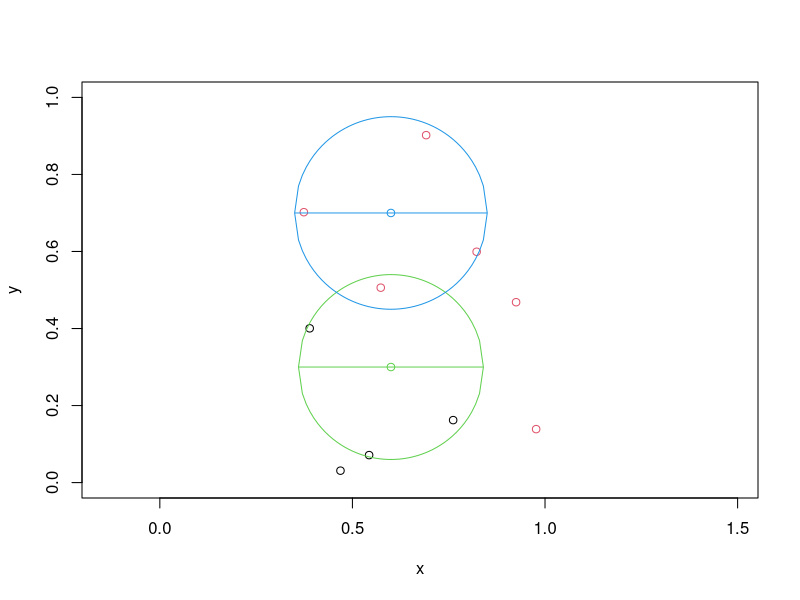
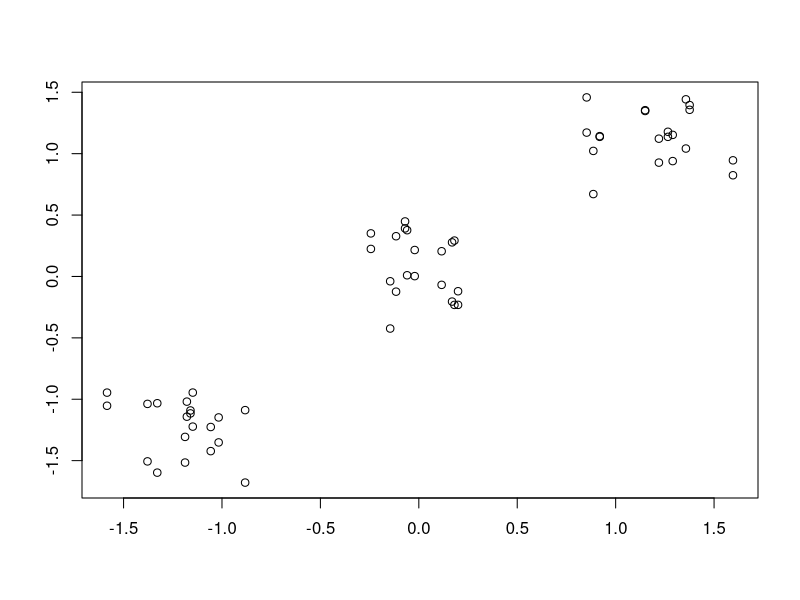
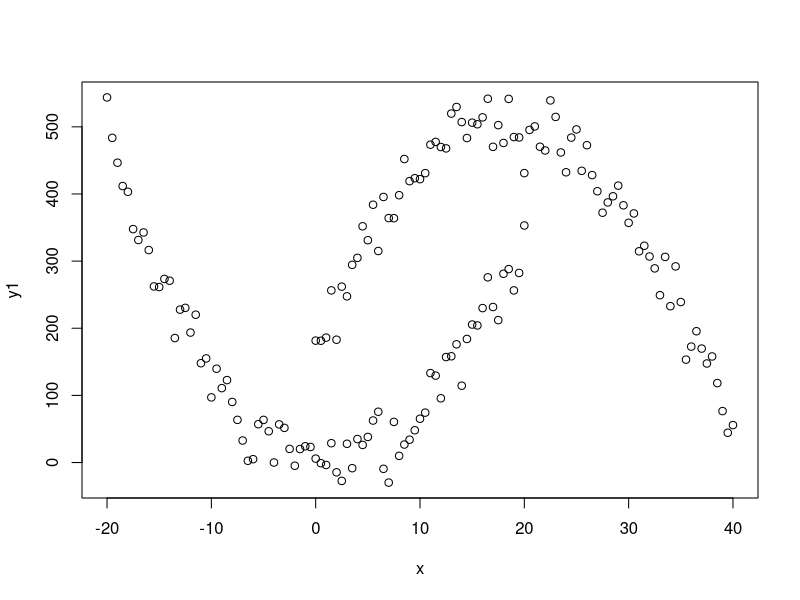
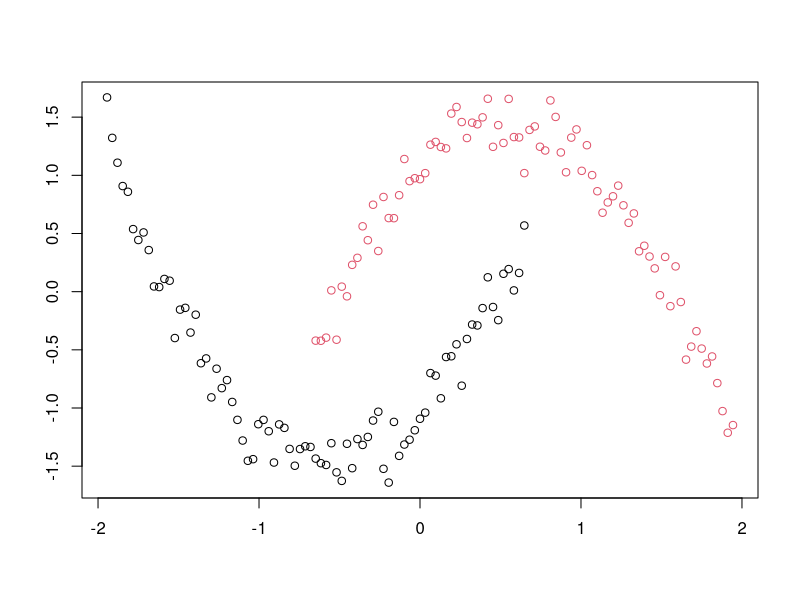
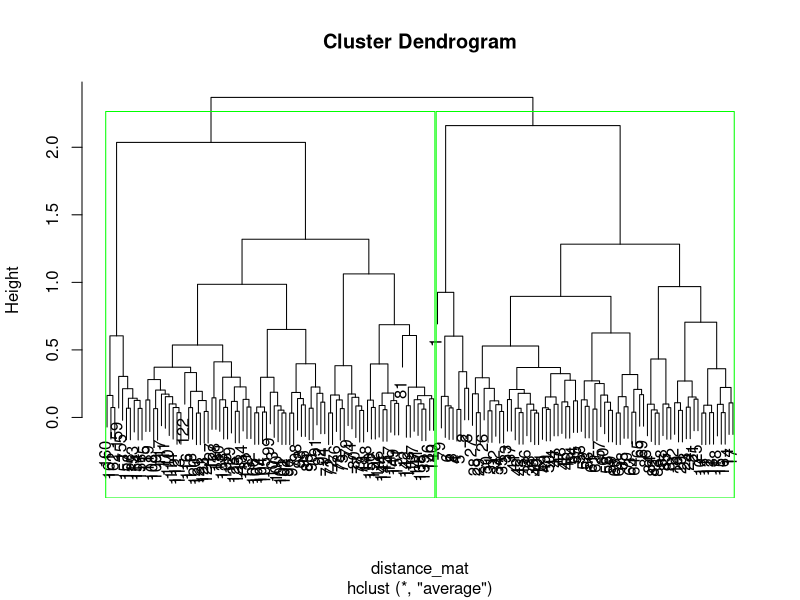
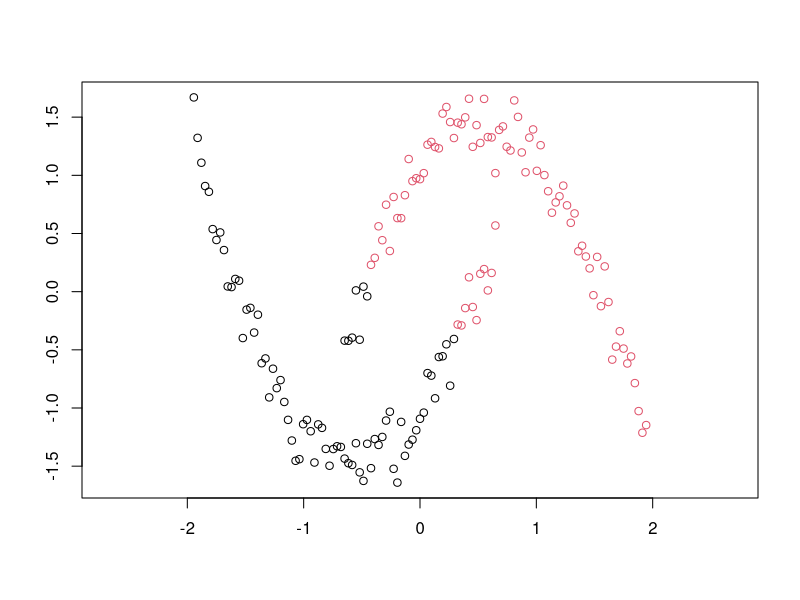
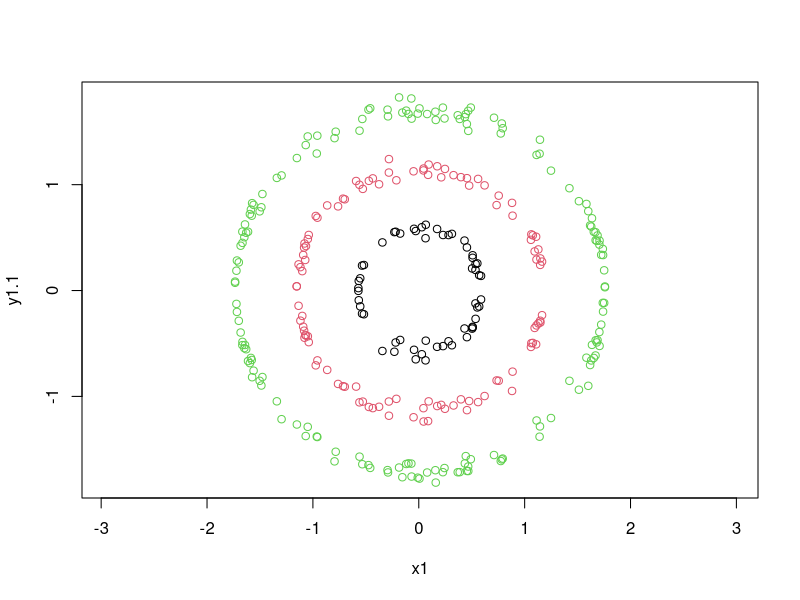
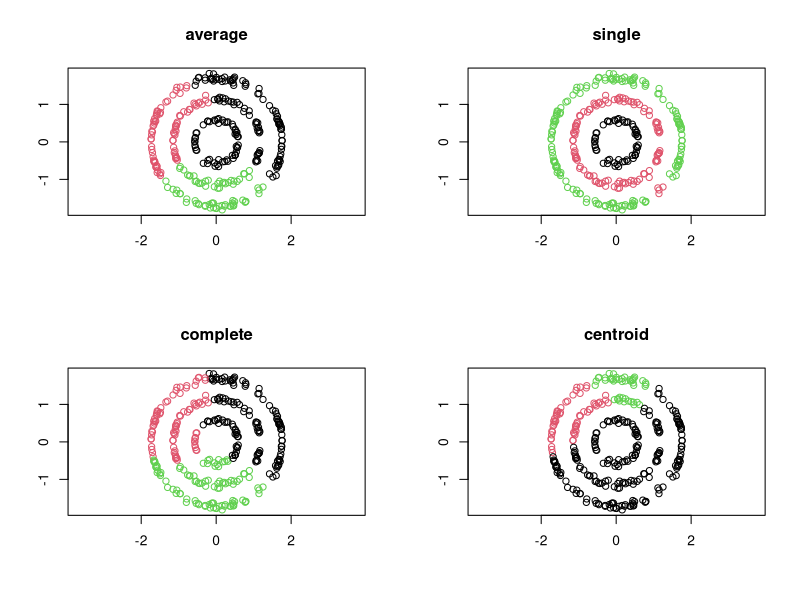

The R source for these figures, in order:
## ---- chunk 1
knitr::opts_chunk$set(echo = TRUE)
## ---- chunk 2
set.seed(47)
x <- c(runif(10,0,1),.6,.6)
y <- c(runif(10,0,1),.3,.7)
labels <- c(rep(1,10),c(3,4))
draw.circle <- function(center.x,center.y,radius,col){
  x <- center.x
  y <- center.y
  r <- radius
  
  circle.x <- seq(x-r,x+r,.01)
  upper.circle.y <- y+sqrt(r^2-(circle.x-x)^2)
  lower.circle.y <- y-sqrt(r^2-(circle.x-x)^2)
  
  upper.circle <- cbind(circle.x,upper.circle.y)
  lower.circle <- cbind(circle.x,lower.circle.y)
  circle <- rbind(upper.circle,lower.circle)
  
  lines(circle,col=col)
}
for(i in 1:10){
  if(x[i]+y[i] > 1) labels[i] <- 2
}
plot(x,y,col=labels,asp=1,ylim=c(0,1))
draw.circle(x[11],y[11],.24,3)
draw.circle(x[12],y[12],.25,4)
## ---- chunk 3
set.seed
d1 <- cbind(rnorm(10),rnorm(20))
d2 <- cbind(rnorm(10,5),rnorm(20,5))
d3 <- cbind(rnorm(10,10),rnorm(20,10))
data <- rbind(d1,d2,d3)
data <- scale(data)
plot(data,xlab='',ylab='')
## ---- chunk 4
set.seed(47)
x <- seq(-20,20,.5)
x1 <- x+20
y1 <- (x-2)^2 + rnorm(length(x),0,30)
y2 <- -(x+2)^2 + 500 + rnorm(length(x),0,30)
data1 <- cbind(x,y1)
data2 <- cbind(x1,y2)
m.data <- rbind(data1,data2)
m.labels <- c(rep(1,length(data1[,1])),rep(2,length(data2[,1])))
plot(x,y1,xlim=c(-20,40),ylim=c(min(y1,y2),max(y1,y2)))
points(x1,y2)
m.data <- scale(m.data)
plot(m.data,col=m.labels,xlab='',ylab='')
## ---- chunk 5
distance_mat <- dist(m.data, method = 'euclidean')
Hierar_cl <- hclust(distance_mat, method = "average")
plot(Hierar_cl)
rect.hclust(Hierar_cl, k = 2, border = "green")
fit <- cutree(Hierar_cl, k = 2)
plot(m.data,col=fit,xlab='',ylab='',asp=1)
## ---- chunk 6
set.seed(4747)
x1 <- c(runif(20,-1,1),seq(-1,-.9,.03),seq(.9,1,.03))
y1.1 <- sqrt(1-x1^2) + rnorm(length(x1),0,.1)
y1.2 <- -sqrt(1-x1^2) + rnorm(length(x1),0,.1)
c.data <- rbind(cbind(x1,y1.1),cbind(x1,y1.2))
x2 <- c(runif(40,-2,2),seq(-2,-1.8,.03),seq(1.8,2,.03))
y2.1 <- sqrt(4-x2^2) + rnorm(length(x2),0,.1)
y2.2 <- -sqrt(4-x2^2) + rnorm(length(x2),0,.1)
c.data <- rbind(c.data,rbind(cbind(x2,y2.1),cbind(x2,y2.2)))
x3 <- c(runif(60,-3,3),seq(-3,-2.7,.03),seq(2.7,3,.03))
y3.1 <- sqrt(9-x3^2) + rnorm(length(x3),0,.1)
y3.2 <- -sqrt(9-x3^2) + rnorm(length(x3),0,.1)
c.data <- rbind(c.data,rbind(cbind(x3,y3.1),cbind(x3,y3.2)))
c.labels <- c(rep(1,2*length(x1)),rep(2,2*length(x2)),rep(3,2*length(x3)))
c.data <- scale(c.data)
plot(c.data,asp=1,col=c.labels)
## ---- chunk 7
par(mfrow=c(2,2))
distance_mat <- dist(c.data, method = 'euclidean')
Hierar_cl <- hclust(distance_mat, method = "average")
# plot(Hierar_cl)
# rect.hclust(Hierar_cl, k = 3, border = "green")
fit <- cutree(Hierar_cl, k = 3)
plot(c.data,col=fit,xlab='',ylab='',asp=1,main='average')
Hierar_cl <- hclust(distance_mat, method = "single")
fit <- cutree(Hierar_cl, k = 3)
plot(c.data,col=fit,xlab='',ylab='',asp=1,main='single')
Hierar_cl <- hclust(distance_mat, method = "complete")
fit <- cutree(Hierar_cl, k = 3)
plot(c.data,col=fit,xlab='',ylab='',asp=1,main='complete')
Hierar_cl <- hclust(distance_mat, method = "centroid")
fit <- cutree(Hierar_cl, k = 3)
plot(c.data,col=fit,xlab='',ylab='',asp=1,main='centroid')
